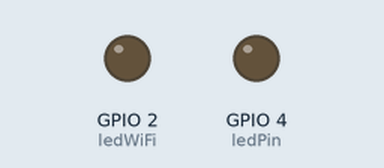
Simulated run of this sketch. Board: ESP8266 (NodeMCU). Shown: output pins drawn as LEDs (lit = HIGH). WiFi joins after 1.5 s; servers stay silent unless stated; what the sketch prints to the serial monitor is not drawn.

Above: at 0.1 s.
At 1.6 s:
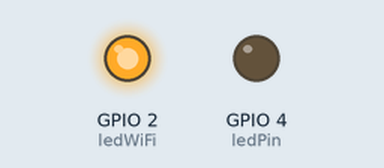
Timing chart, 0 to 3.1 s (numbered marks = the images above):
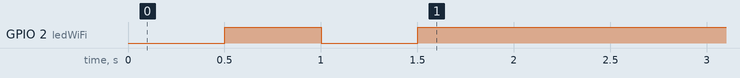

The sketch:

DHT_TCP.ino
```cpp
/*
 *  Patrick Swiggers, mei/juni 2022, (CVO-IoT)
 *
 *  Oef 9.5: Temperatuur en vochtigheid naar een TCP Server
 *
 *  Maak de schakeling met bijhorende sketch die het volgende doet:
 *  De ESP is een TCP Client die naar een TCP Server op een PC verbindt
 *  (gebruik de applicatie “packet sender”).
 *  Wanneer vanop de PC een willekeurige String wordt opgestuurd,
 *  worden de temperatuur en vochtigheid opgevraagd en naar de PC verzonden.
 *  Tijdens de meting gaat er een LED branden bij het ESP bordje.
*/

#include <ESP8266WiFi.h>
#include <DHT.h>
/* WiFi */
const char server[] = "192.168.100.105"; //vul hier het IP adres van jouw PC in!
const int port = 6000; // TCP poort op de Server (PC)
WiFiClient mijnClient; // dit is een TCP client die aangemaakt wordt
/* DHT */
const int dhtPin = 12; // GPIO pin voor de DHT sensor
DHT dht(dhtPin, DHT11);
float h, t;
/* led */
int ledPin = 4; // D2(gpio4)

void setup() {
  // de setup functie wordt een enkele keer uitgevoerd
  {
    Serial.begin(115200);
    makeWiFiConnectie("dlink-8914", "<password>"); //maak de verbinding met het WiFI access punt
    dht.begin();
    pinMode(ledPin, OUTPUT);
    digitalWrite(ledPin, LOW); // Zet ledPin uit bij aanvang
  }
}
void loop() {
  // the loop functie herhaalt zich in een oneindige lus
  if (!mijnClient.connected()) {
    if (mijnClient.connect(server, port)) {
      Serial.println("[INFO] TCP verbinding tot stand gebracht");
    }
    else {
      Serial.println("[INFO] TCP verbinding mislukt");
    }
  }
  if (mijnClient.connected()) {
    if (mijnClient.available()) {
      Serial.println("[INFO] Data ontvangen");
      String s = mijnClient.readStringUntil('\r');
      Serial.println(s);
      /* Lees DHT */
      digitalWrite(ledPin, HIGH); // zet ledPin aan
      h = dht.readHumidity(); // lees de vochtigheid in
      t = dht.readTemperature(); // lees temperatuur in Celsius (default)
      /* Stuur naar Server om te tonen */
      mijnClient.print("Vochtigheid: ");
      mijnClient.print(h);
      mijnClient.print("% Temperatuur: ");
      mijnClient.print(t);
      mijnClient.print("°C ");
      mijnClient.println();
      delay(2000); // laat ledPin nog een seconde branden om te kunnen zien
      digitalWrite(ledPin, LOW); // zet ledPin terug uit
    }
  }
  delay(2000);
}
void makeWiFiConnectie(String accesspoint, String wachtwoord) {
  const byte ledWiFi = 2; //GPIO2
  pinMode(ledWiFi, OUTPUT);
  digitalWrite(ledWiFi, LOW);
  Serial.println();
  WiFi.mode(WIFI_STA); // De ESP is een client
  WiFi.begin(accesspoint, wachtwoord);
  Serial.print("[INFO] WiFi Verbinding maken");
  while (WiFi.status() != WL_CONNECTED) //probeer opnieuw zolang het niet lukt
  {
    delay(500);
    Serial.print(".");
    digitalWrite(ledWiFi, not(digitalRead(ledWiFi)));
  }
  Serial.println();
  digitalWrite(ledWiFi, HIGH);
  Serial.print("[INFO] Wifi Verbonden, IP adres: ");
  Serial.println(WiFi.localIP());
}
```
